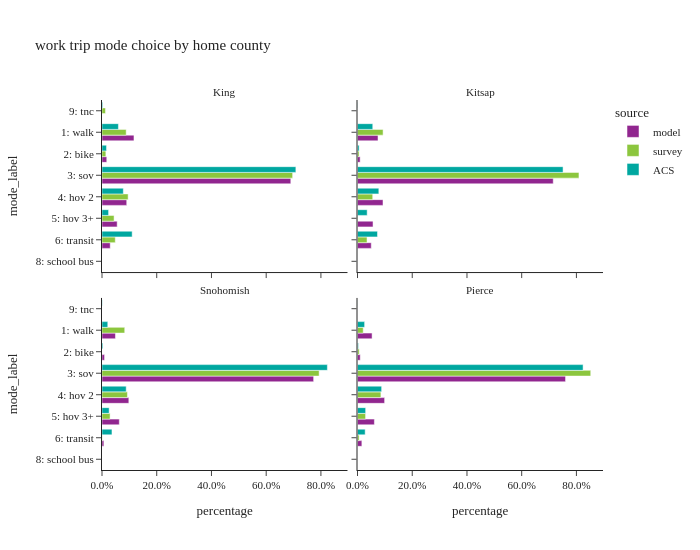

Source (notebook cell):
### Code cell
df_plot = wk_trip.groupby(['source','CountyName','mode_label'])['trexpfac'].sum().reset_index()
df_plot['percentage'] = df_plot.groupby(['source','CountyName'], group_keys=False)['trexpfac']. \
    apply(lambda x: x / float(x.sum()))

df_acs_county = df_acs.loc[df_acs['county']!="Region"][['source','county','mode_label','trexpfac','percentage']].copy()
df_acs_county.rename(columns={'county':'CountyName'}, inplace=True)
df_plot = pd.concat([df_plot, df_acs_county], 
                    ignore_index=True)

df_plot_ct = wk_trip.groupby(['source','CountyName','mode_label'])['trexpfac'].count().reset_index(). \
    rename(columns={'trexpfac':'sample count'})
df_plot = df_plot.merge(df_plot_ct, how='left', on=['source','CountyName','mode_label'])
df_plot = df_plot.loc[df_plot['CountyName']!="Outside Region"].copy()

fig = px.bar(df_plot.sort_values(['mode_label'], ascending=False),
             x="percentage", y="mode_label", color="source",barmode="group",
             facet_col='CountyName', facet_col_wrap=2, orientation='h',
             hover_data=['sample count'],
             category_orders={"source":["model","survey","ACS"]},
             title="work trip mode choice by home county")
fig.update_layout(width=700, height=550)
fig.for_each_annotation(lambda a: a.update(text = a.text.split("=")[-1]))
fig.for_each_xaxis(lambda a: a.update(tickformat = ".1%"))
fig.show()

### Figure 1 — Plotly figure (JSON) as saved in the notebook; plotly's stock layout.template omitted (floating-point values rounded to 4 significant figures)
{"data": [{"alignmentgroup": "True", "customdata": [[19.0], [38310.0], [70690.0], [115200.0], [879700.0], [22160.0], [149000.0]], "hovertemplate": "source=model<br>CountyName=King<br>percentage=%{x}<br>mode_label=%{y}<br>sample count=%{customdata[0]}<extra></extra>", "legendgroup": "model", "marker": {"color": "#91268F", "pattern": {"shape": ""}}, "name": "model", "offsetgroup": "model", "orientation": "h", "showlegend": true, "textposition": "auto", "type": "bar", "x": [1.49e-05, 0.03004, 0.05544, 0.09033, 0.6899, 0.01738, 0.1168], "xaxis": "x3", "y": ["8: school bus", "6: transit", "5: hov 3+", "4: hov 2", "3: sov", "2: bike", "1: walk"], "yaxis": "y3"}, {"alignmentgroup": "True", "customdata": [[9.0], [5956.0], [6720.0], [11040.0], [84770.0], [1141.0], [8877.0]], "hovertemplate": "source=model<br>CountyName=Kitsap<br>percentage=%{x}<br>mode_label=%{y}<br>sample count=%{customdata[0]}<extra></extra>", "legendgroup": "model", "marker": {"color": "#91268F", "pattern": {"shape": ""}}, "name": "model", "offsetgroup": "model", "orientation": "h", "showlegend": false, "textposition": "auto", "type": "bar", "x": [7.594e-05, 0.05026, 0.0567, 0.09315, 0.7153, 0.009628, 0.0749], "xaxis": "x4", "y": ["8: school bus", "6: transit", "5: hov 3+", "4: hov 2", "3: sov", "2: bike", "1: walk"], "yaxis": "y4"}, {"alignmentgroup": "True", "customdata": [[4.0], [2864.0], [26320.0], [40850.0], [322200.0], [3887.0], [20460.0]], "hovertemplate": "source=model<br>CountyName=Snohomish<br>percentage=%{x}<br>mode_label=%{y}<br>sample count=%{customdata[0]}<extra></extra>", "legendgroup": "model", "marker": {"color": "#91268F", "pattern": {"shape": ""}}, "name": "model", "offsetgroup": "model", "orientation": "h", "showlegend": false, "textposition": "auto", "type": "bar", "x": [9.601e-06, 0.006874, 0.06319, 0.09806, 0.7734, 0.00933, 0.04911], "xaxis": "x", "y": ["8: school bus", "6: transit", "5: hov 3+", "4: hov 2", "3: sov", "2: bike", "1: walk"], "yaxis": "y"}, {"alignmentgroup": "True", "customdata": [[13.0], [6215.0], [24110.0], [38720.0], [297300.0], [3883.0], [20820.0]], "hovertemplate": "source=model<br>CountyName=Pierce<br>percentage=%{x}<br>mode_label=%{y}<br>sample count=%{customdata[0]}<extra></extra>", "legendgroup": "model", "marker": {"color": "#91268F", "pattern": {"shape": ""}}, "name": "model", "offsetgroup": "model", "orientation": "h", "showlegend": false, "textposition": "auto", "type": "bar", "x": [3.324e-05, 0.01589, 0.06166, 0.09902, 0.7602, 0.00993, 0.05325], "xaxis": "x2", "y": ["8: school bus", "6: transit", "5: hov 3+", "4: hov 2", "3: sov", "2: bike", "1: walk"], "yaxis": "y2"}, {"alignmentgroup": "True", "customdata": [[14.0], [231.0], [41.0], [81.0], [1052.0], [117.0], [307.0]], "hovertemplate": "source=survey<br>CountyName=King<br>percentage=%{x}<br>mode_label=%{y}<br>sample count=%{customdata[0]}<extra></extra>", "legendgroup": "survey", "marker": {"color": "#8CC63E", "pattern": {"shape": ""}}, "name": "survey", "offsetgroup": "survey", "orientation": "h", "showlegend": true, "textposition": "auto", "type": "bar", "x": [0.01271, 0.04858, 0.04412, 0.0955, 0.6966, 0.01408, 0.08836], "xaxis": "x3", "y": ["9: tnc", "6: transit", "5: hov 3+", "4: hov 2", "3: sov", "2: bike", "1: walk"], "yaxis": "y3"}, {"alignmentgroup": "True", "customdata": [[6.0], [3.0], [8.0], [105.0], [3.0], [10.0]], "hovertemplate": "source=survey<br>CountyName=Kitsap<br>percentage=%{x}<br>mode_label=%{y}<br>sample count=%{customdata[0]}<extra></extra>", "legendgroup": "survey", "marker": {"color": "#8CC63E", "pattern": {"shape": ""}}, "name": "survey", "offsetgroup": "survey", "orientation": "h", "showlegend": false, "textposition": "auto", "type": "bar", "x": [0.03478, 0.001275, 0.05555, 0.8093, 0.005667, 0.09347], "xaxis": "x4", "y": ["6: transit", "5: hov 3+", "4: hov 2", "3: sov", "2: bike", "1: walk"], "yaxis": "y4"}, {"alignmentgroup": "True", "customdata": [[3.0], [11.0], [22.0], [209.0], [9.0]], "hovertemplate": "source=survey<br>CountyName=Snohomish<br>percentage=%{x}<br>mode_label=%{y}<br>sample count=%{customdata[0]}<extra></extra>", "legendgroup": "survey", "marker": {"color": "#8CC63E", "pattern": {"shape": ""}}, "name": "survey", "offsetgroup": "survey", "orientation": "h", "showlegend": false, "textposition": "auto", "type": "bar", "x": [0.001094, 0.02952, 0.09284, 0.7935, 0.08308], "xaxis": "x", "y": ["6: transit", "5: hov 3+", "4: hov 2", "3: sov", "1: walk"], "yaxis": "y"}, {"alignmentgroup": "True", "customdata": [[8.0], [5.0], [25.0], [231.0], [3.0], [23.0]], "hovertemplate": "source=survey<br>CountyName=Pierce<br>percentage=%{x}<br>mode_label=%{y}<br>sample count=%{customdata[0]}<extra></extra>", "legendgroup": "survey", "marker": {"color": "#8CC63E", "pattern": {"shape": ""}}, "name": "survey", "offsetgroup": "survey", "orientation": "h", "showlegend": false, "textposition": "auto", "type": "bar", "x": [0.005887, 0.02949, 0.08546, 0.8523, 0.006088, 0.02081], "xaxis": "x2", "y": ["6: transit", "5: hov 3+", "4: hov 2", "3: sov", "2: bike", "1: walk"], "yaxis": "y2"}, {"alignmentgroup": "True", "customdata": [[null], [null], [null], [null], [null], [null], [null]], "hovertemplate": "source=ACS<br>CountyName=King<br>percentage=%{x}<br>mode_label=%{y}<br>sample count=%{customdata[0]}<extra></extra>", "legendgroup": "ACS", "marker": {"color": "#00A7A0", "pattern": {"shape": ""}}, "name": "ACS", "offsetgroup": "ACS", "orientation": "h", "showlegend": true, "textposition": "auto", "type": "bar", "x": [0.002705, 0.1102, 0.02409, 0.07797, 0.7085, 0.01655, 0.06], "xaxis": "x3", "y": ["9: tnc", "6: transit", "5: hov 3+", "4: hov 2", "3: sov", "2: bike", "1: walk"], "yaxis": "y3"}, {"alignmentgroup": "True", "customdata": [[null], [null], [null], [null], [null], [null], [null]], "hovertemplate": "source=ACS<br>CountyName=Kitsap<br>percentage=%{x}<br>mode_label=%{y}<br>sample count=%{customdata[0]}<extra></extra>", "legendgroup": "ACS", "marker": {"color": "#00A7A0", "pattern": {"shape": ""}}, "name": "ACS", "offsetgroup": "ACS", "orientation": "h", "showlegend": false, "textposition": "auto", "type": "bar", "x": [0.0009798, 0.07303, 0.03527, 0.0779, 0.7512, 0.005897, 0.05574], "xaxis": "x4", "y": ["9: tnc", "6: transit", "5: hov 3+", "4: hov 2", "3: sov", "2: bike", "1: walk"], "yaxis": "y4"}, {"alignmentgroup": "True", "customdata": [[null], [null], [null], [null], [null], [null], [null]], "hovertemplate": "source=ACS<br>CountyName=Snohomish<br>percentage=%{x}<br>mode_label=%{y}<br>sample count=%{customdata[0]}<extra></extra>", "legendgroup": "ACS", "marker": {"color": "#00A7A0", "pattern": {"shape": ""}}, "name": "ACS", "offsetgroup": "ACS", "orientation": "h", "showlegend": false, "textposition": "auto", "type": "bar", "x": [0.001062, 0.03642, 0.02609, 0.08844, 0.8236, 0.003255, 0.02112], "xaxis": "x", "y": ["9: tnc", "6: transit", "5: hov 3+", "4: hov 2", "3: sov", "2: bike", "1: walk"], "yaxis": "y"}, {"alignmentgroup": "True", "customdata": [[null], [null], [null], [null], [null], [null], [null]], "hovertemplate": "source=ACS<br>CountyName=Pierce<br>percentage=%{x}<br>mode_label=%{y}<br>sample count=%{customdata[0]}<extra></extra>", "legendgroup": "ACS", "marker": {"color": "#00A7A0", "pattern": {"shape": ""}}, "name": "ACS", "offsetgroup": "ACS", "orientation": "h", "showlegend": false, "textposition": "auto", "type": "bar", "x": [0.0004923, 0.02798, 0.02975, 0.08818, 0.8243, 0.003303, 0.02597], "xaxis": "x2", "y": ["9: tnc", "6: transit", "5: hov 3+", "4: hov 2", "3: sov", "2: bike", "1: walk"], "yaxis": "y2"}], "layout": {"annotations": [{"font": {}, "showarrow": false, "text": "Snohomish", "x": 0.245, "xanchor": "center", "xref": "paper", "y": 0.465, "yanchor": "bottom", "yref": "paper"}, {"font": {}, "showarrow": false, "text": "Pierce", "x": 0.755, "xanchor": "center", "xref": "paper", "y": 0.465, "yanchor": "bottom", "yref": "paper"}, {"font": {}, "showarrow": false, "text": "King", "x": 0.245, "xanchor": "center", "xref": "paper", "y": 1.0, "yanchor": "bottom", "yref": "paper"}, {"font": {}, "showarrow": false, "text": "Kitsap", "x": 0.755, "xanchor": "center", "xref": "paper", "y": 1.0, "yanchor": "bottom", "yref": "paper"}], "barmode": "group", "height": 550, "legend": {"title": {"text": "source"}, "tracegroupgap": 0}, "title": {"text": "work trip mode choice by home county"}, "width": 700, "xaxis": {"anchor": "y", "domain": [0.0, 0.49], "tickformat": ".1%", "title": {"text": "percentage"}}, "xaxis2": {"anchor": "y2", "domain": [0.51, 1.0], "matches": "x", "tickformat": ".1%", "title": {"text": "percentage"}}, "xaxis3": {"anchor": "y3", "domain": [0.0, 0.49], "matches": "x", "showticklabels": false, "tickformat": ".1%"}, "xaxis4": {"anchor": "y4", "domain": [0.51, 1.0], "matches": "x", "showticklabels": false, "tickformat": ".1%"}, "yaxis": {"anchor": "x", "domain": [0.0, 0.465], "title": {"text": "mode_label"}}, "yaxis2": {"anchor": "x2", "domain": [0.0, 0.465], "matches": "y", "showticklabels": false}, "yaxis3": {"anchor": "x3", "domain": [0.535, 1.0], "matches": "y", "title": {"text": "mode_label"}}, "yaxis4": {"anchor": "x4", "domain": [0.535, 1.0], "matches": "y", "showticklabels": false}}}
